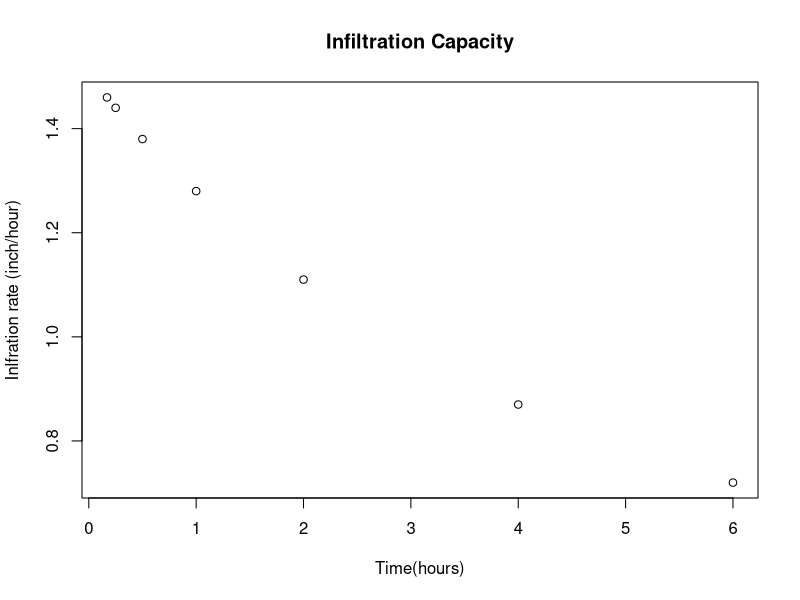

Recreate this plot in R.
## ---- chunk 1
knitr::opts_chunk$set(echo = TRUE)
## ---- chunk 2
#Data
Ph1 <- -40 #Pressure head at point 1 in cm
Ph2 <- -25 #Pressure head at point 2 in cm

Eh1 <- -50 #Elevation head at point 1 in cm
Eh2 <- -100 #Elevation head at point 2 in cm

#Question
#Calculate the hydraulic head at each point

#Formulas
Hh1 <- Ph1 + Eh1
Hh2 <- Ph2 + Eh2

## ---- chunk 3
print(paste("The hydraulic head at the 1rst point is",round(Hh1, 0),"cm"),quote = FALSE)
print(paste("The hydraulic head at the 2nd point is",round(Hh2, 0),"cm"),quote = FALSE)
print("The water is runing to the second point",quote = FALSE)

## ---- chunk 4
#Data
fo_2 <- 1.5 #inches/hour
fc_2 <- 0.5 #inches/hour
K_2 <- 0.25 #hr-1

#Questions
t1 <- 10/60 #hour
t2 <- 15/60 #hour
t3 <- 30/60 #hour
t4 <- 1 #hour
t5 <- 2 #hour
t6 <- 4 #hours
t7 <- 6 #hours

t_2 <- as.numeric(list(t1, t2, t3, t4, t5, t6, t7))

## ---- chunk 5

#creates horton equation function
Horton_eq_2 <- function(fo, fc, k, t) {
  ft <- fc + (fo - fc)*exp(-k*t)
  return(ft)
}

#creates a list with all the time values
ft_2 <- c(
Horton_eq_2(fo_2, fc_2, K_2,t_2[1]),
Horton_eq_2(fo_2, fc_2, K_2,t_2[2]),
Horton_eq_2(fo_2, fc_2, K_2,t_2[3]),
Horton_eq_2(fo_2, fc_2, K_2,t_2[4]),
Horton_eq_2(fo_2, fc_2, K_2,t_2[5]),
Horton_eq_2(fo_2, fc_2, K_2,t_2[6]),
Horton_eq_2(fo_2, fc_2, K_2,t_2[7]))

#Creates a data frame with the values for a table
df <- data.frame(matrix(ncol = 2, nrow = 7))
x <- c("Time(hours)", "Infiltration Rate (inc/hour)")
colnames(df) <- x
df$`Time(hours)` <- round(t_2,2)
df$`Infiltration Rate (inc/hour)` <- round(ft_2,2)



## ---- chunk 6
#Ploting the data

knitr::kable(df)

plot(df$`Time(hours)`,df$`Infiltration Rate (inc/hour)`, main="Infiltration Capacity", xlab="Time(hours)", ylab="Inlfration rate (inch/hour)")
